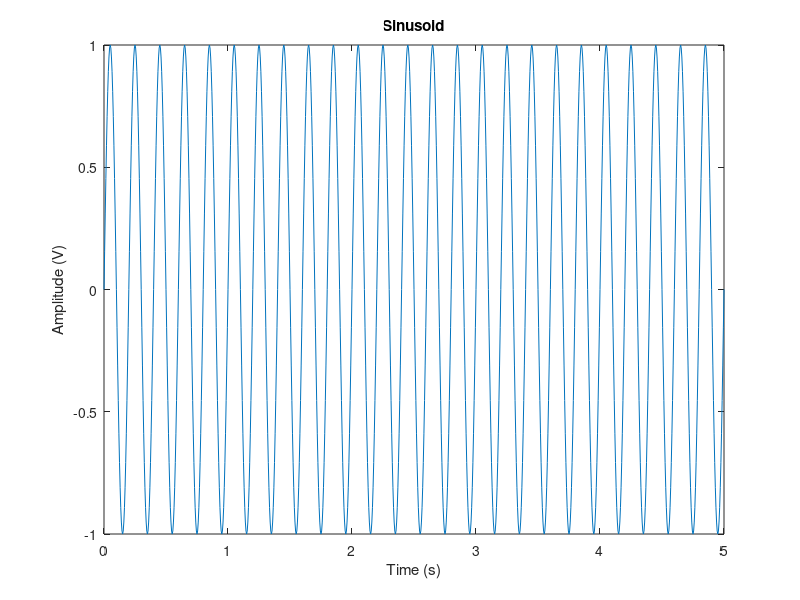

Recreate this plot in MATLAB.
% plot a sinusoid with user-specified frequency and duration
f = input('Enter frequency (Hz): ');
duration = input('Enter duration (s): ');
t = linspace(0,duration,1001);
y = sin(2*pi*f*t);
plot(t,y)
xlabel('Time (s)')
ylabel('Amplitude (V)')
title('Sinusoid')